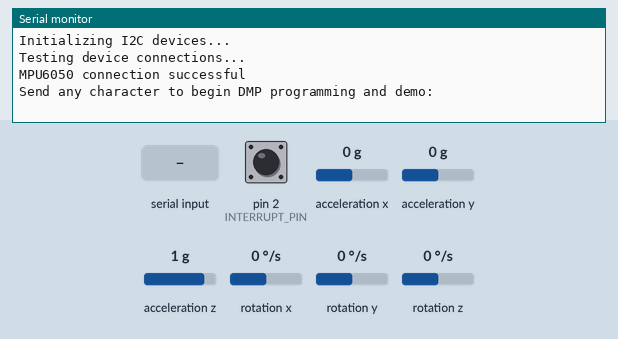
Recording of a sketch running on a simulated Arduino Uno, built with avr-gcc and run on an emulated ATmega328P. Shown: the last lines printed to the serial monitor. The test bench sets the inputs (shaded band); at power-on: acceleration x 0 g, acceleration y 0 g, acceleration z 1 g, rotation z 0 °/s, pin 2 (INTERRUPT_PIN) LOW, rotation x 0 °/s, rotation y 0 °/s. The sensor or clock chip raises its interrupt line as the real part does.

Above: at 0.9 s.
1.0 s: "1" received over Serial
At 1.65 s:
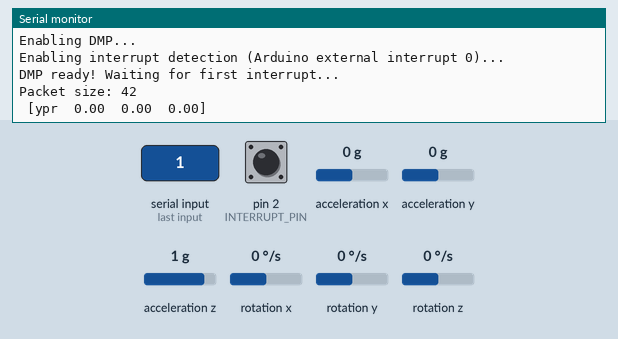
3.0 s: acceleration x set to -1.4 g
At 3.5 s:
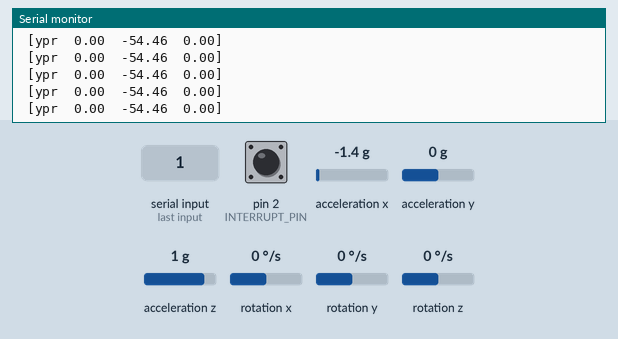
6.0 s: acceleration y set to -1.4 g
At 6.9 s:
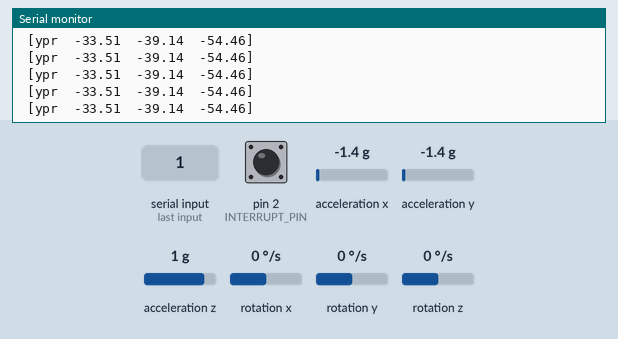
9.0 s: acceleration z set to -1.4 g
At 10.0 s:
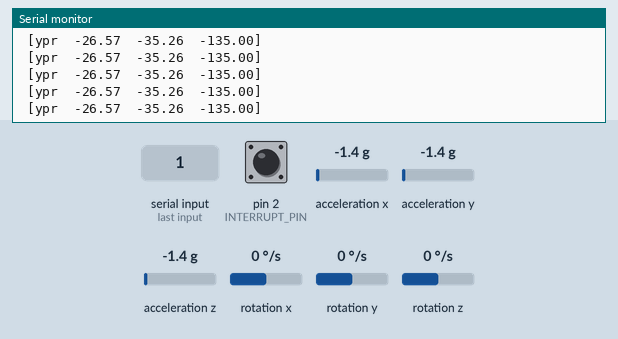
12.0 s: rotation z set to -192 °/s
At 12.9 s:
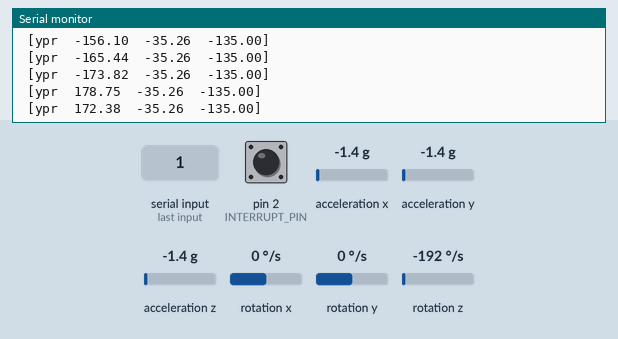
15.0 s: acceleration x set to -0.8 g
At 15.8 s:
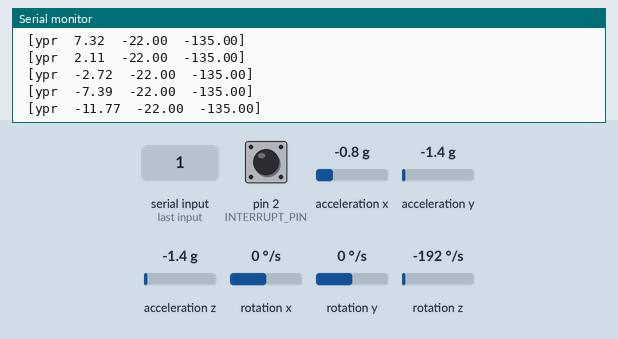
Timing chart, 0 to 18.0 s (numbered marks = the images above; inputs shaded):
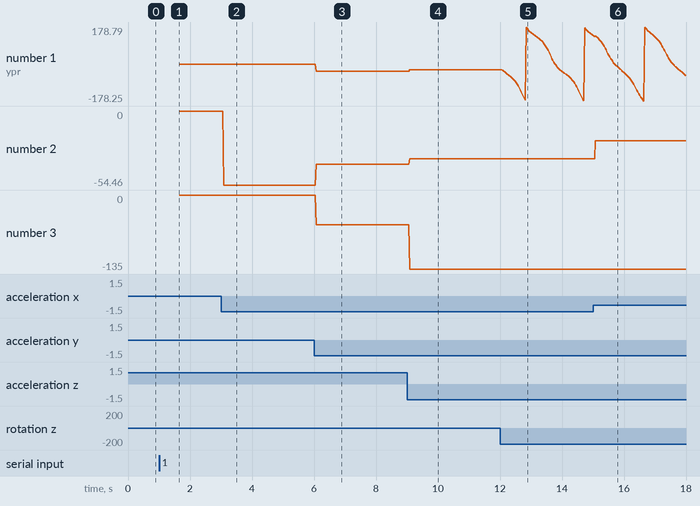

The sketch:

028_MPU6050_Interface.ino
```cpp
#include "I2Cdev.h"
#include "MPU6050_6Axis_MotionApps20.h"
#if I2CDEV_IMPLEMENTATION == I2CDEV_ARDUINO_WIRE
    #include "Wire.h"
#endif

MPU6050 mpu;

// Also note that yaw/pitch/roll angles suffer from gimbal lock (for
// more info, see: http://en.wikipedia.org/wiki/Gimbal_lock)
#define OUTPUT_READABLE_YAWPITCHROLL

#define INTERRUPT_PIN 2  // use pin 2 on Arduino Uno & most boards

// MPU control/status vars
uint8_t devStatus;      // return status after each device operation (0 = success, !0 = error)
uint8_t mpuIntStatus;   // holds actual interrupt status byte from MPU
bool dmpReady = false;  // set true if DMP init was successful
uint16_t packetSize;    // expected DMP packet size (default is 42 bytes)
uint16_t fifoCount;     // count of all bytes currently in FIFO
uint8_t fifoBuffer[64]; // FIFO storage buffer

// orientation/motion vars
Quaternion q;           // [w, x, y, z]         quaternion container
VectorFloat gravity;    // [x, y, z]            gravity vector
float ypr[3];           // [yaw, pitch, roll]   yaw/pitch/roll container and gravity vector

// ================================================================
// ===               INTERRUPT DETECTION ROUTINE                ===
// ================================================================

volatile bool mpuInterrupt = false;     // indicates whether MPU interrupt pin has gone high
void dmpDataReady() {
    mpuInterrupt = true;
}

// ================================================================
// ===                      INITIAL SETUP                       ===
// ================================================================

void setup() {
    // join I2C bus (I2Cdev library doesn't do this automatically)
    #if I2CDEV_IMPLEMENTATION == I2CDEV_ARDUINO_WIRE
        Wire.begin();
        Wire.setClock(400000); // 400kHz I2C clock. Comment this line if having compilation difficulties
    #elif I2CDEV_IMPLEMENTATION == I2CDEV_BUILTIN_FASTWIRE
        Fastwire::setup(400, true);
    #endif

    // initialize serial communication
    // (115200 chosen because it is required for Teapot Demo output, but it's
    // really up to you depending on your project)
    Serial.begin(9600);
    while (!Serial); // wait for Leonardo enumeration, others continue immediately

    // NOTE: 8MHz or slower host processors, like the Teensy @ 3.3V or Arduino
    // Pro Mini running at 3.3V, cannot handle this baud rate reliably due to
    // the baud timing being too misaligned with processor ticks. You must use
    // 38400 or slower in these cases, or use some kind of external separate
    // crystal solution for the UART timer.

    // initialize device
    Serial.println(F("Initializing I2C devices..."));
    mpu.initialize();
    pinMode(INTERRUPT_PIN, INPUT);

    // verify connection
    Serial.println(F("Testing device connections..."));
    Serial.println(mpu.testConnection() ? F("MPU6050 connection successful") : F("MPU6050 connection failed"));

    // wait for ready
    Serial.println(F("\nSend any character to begin DMP programming and demo: "));
    while (Serial.available() && Serial.read()); // empty buffer
    while (!Serial.available());                 // wait for data
    while (Serial.available() && Serial.read()); // empty buffer again

    // load and configure the DMP
    Serial.println(F("Initializing DMP..."));
    devStatus = mpu.dmpInitialize();

    // supply your own gyro offsets here, scaled for min sensitivity
//    mpu.setXGyroOffset(220);
//    mpu.setYGyroOffset(76);
//    mpu.setZGyroOffset(-85);
//    mpu.setZAccelOffset(1788); // 1688 factory default for my test chip
//
//Sensor readings with offsets:  8 -4  16372 2 -1  -1
//Your offsets: -644  -4020 3579  310 72  8
//
//Sensor readings with offsets:  2 0 16371 1 0 -1
//Your offsets: -644  -4019 3575  310 72  8
//
//Sensor readings with offsets:  -1  3 16392 1 -1  0
//Your offsets: -643  -4020 3568  310 72  8

    mpu.setXGyroOffset(310);
    mpu.setYGyroOffset(72);
    mpu.setZGyroOffset(8);
    mpu.setZAccelOffset(3568); // 1688 factory default for my test chip

    // make sure it worked (returns 0 if so)
    if (devStatus == 0) {
        // turn on the DMP, now that it's ready
        Serial.println(F("Enabling DMP..."));
        mpu.setDMPEnabled(true);

        // enable Arduino interrupt detection
        Serial.print(F("Enabling interrupt detection (Arduino external interrupt "));
        Serial.print(digitalPinToInterrupt(INTERRUPT_PIN));
        Serial.println(F(")..."));
        attachInterrupt(digitalPinToInterrupt(INTERRUPT_PIN), dmpDataReady, RISING);
        mpuIntStatus = mpu.getIntStatus();

        // set our DMP Ready flag so the main loop() function knows it's okay to use it
        Serial.println(F("DMP ready! Waiting for first interrupt..."));
        dmpReady = true;

        // get expected DMP packet size for later comparison
        packetSize = mpu.dmpGetFIFOPacketSize();
        Serial.print(F("Packet size: "));
        Serial.println(packetSize);
    } else {
        // ERROR!
        // 1 = initial memory load failed
        // 2 = DMP configuration updates failed
        // (if it's going to break, usually the code will be 1)
        Serial.print(F("DMP Initialization failed (code "));
        Serial.print(devStatus);
        Serial.println(F(")"));
    }
}

// ================================================================
// ===                    MAIN PROGRAM LOOP                     ===
// ================================================================

void loop() {
    // if programming failed, don't try to do anything
    if (!dmpReady) return;

    // wait for MPU interrupt or extra packet(s) available
    while (!mpuInterrupt && fifoCount < packetSize) {
        if (mpuInterrupt && fifoCount < packetSize) {
          // try to get out of the infinite loop
          fifoCount = mpu.getFIFOCount();
        }
        // other program behavior stuff here
        // .
        // .
        // .
        // if you are really paranoid you can frequently test in between other
        // stuff to see if mpuInterrupt is true, and if so, "break;" from the
        // while() loop to immediately process the MPU data
        // .
        // .
        // .
    }

//  Serial.print(mpuInterrupt);
//  Serial.print(", ");
//  Serial.println(fifoCount);

    // reset interrupt flag and get INT_STATUS byte
    mpuInterrupt = false;
    mpuIntStatus = mpu.getIntStatus();

    // get current FIFO count
    fifoCount = mpu.getFIFOCount();

    // check for overflow (this should never happen unless our code is too inefficient)
    if ((mpuIntStatus & _BV(MPU6050_INTERRUPT_FIFO_OFLOW_BIT)) || fifoCount > 1024) {
        // reset so we can continue cleanly
        Serial.print(F("FIFO overflow! -> "));
        Serial.print(fifoCount);
        Serial.print(F(", mpuIntStatus -> "));
        Serial.print(mpuIntStatus);
        Serial.print(F(", mpuInterrupt -> "));
        Serial.println(mpuInterrupt);
        mpu.resetFIFO();
        fifoCount = mpu.getFIFOCount();
        Serial.print(F("FIFO overflow! -->> "));
        Serial.println(fifoCount);

    // otherwise, check for DMP data ready interrupt (this should happen frequently)
    } else
      if (mpuIntStatus & _BV(MPU6050_INTERRUPT_DMP_INT_BIT)) {
        // wait for correct available data length, should be a VERY short wait
        while (fifoCount < packetSize) fifoCount = mpu.getFIFOCount();

        // read a packet from FIFO
        mpu.getFIFOBytes(fifoBuffer, packetSize);

        // track FIFO count here in case there is > 1 packet available
        // (this lets us immediately read more without waiting for an interrupt)
        fifoCount -= packetSize;

        mpu.dmpGetQuaternion(&q, fifoBuffer);
        mpu.dmpGetGravity(&gravity, &q);
        mpu.dmpGetYawPitchRoll(ypr, &q, &gravity);

//        Serial.print("mpuIntStatus -> ");
//        Serial.print(mpuIntStatus);
//        Serial.print(", mpuInterrupt -> ");
//        Serial.print(mpuInterrupt);
        Serial.print(" [ypr\t");
        Serial.print(ypr[0] * 180/M_PI);
        Serial.print("\t");
        Serial.print(ypr[1] * 180/M_PI);
        Serial.print("\t");
        Serial.print(ypr[2] * 180/M_PI);
        Serial.println("]");
    }
}
```

Measured:
- after the input at 1.0 s, the serial monitor: prints a new line at once (image 1)
- after the input at 3.0 s, the serial monitor: prints a new line after 0.08 s (image 2)
- after the input at 6.0 s, the serial monitor: prints a new line after 0.07 s (image 3)
- after the input at 9.0 s, the serial monitor: prints a new line after 0.09 s (image 4)
- after the input at 12.0 s, the serial monitor: prints a new line after 0.08 s (image 5)
- plotted number 1: 0 → -33.51 after the input at 6.0 s, -33.51 → -26.57 after the input at 9.0 s, -26.57 → 139.45 after the input at 12.0 s
- plotted number 2: 0 → -54.46 after the input at 3.0 s, -54.46 → -39.14 after the input at 6.0 s, -39.14 → -35.26 after the input at 9.0 s
- plotted number 3: -54.46 → -135 after the input at 9.0 s
